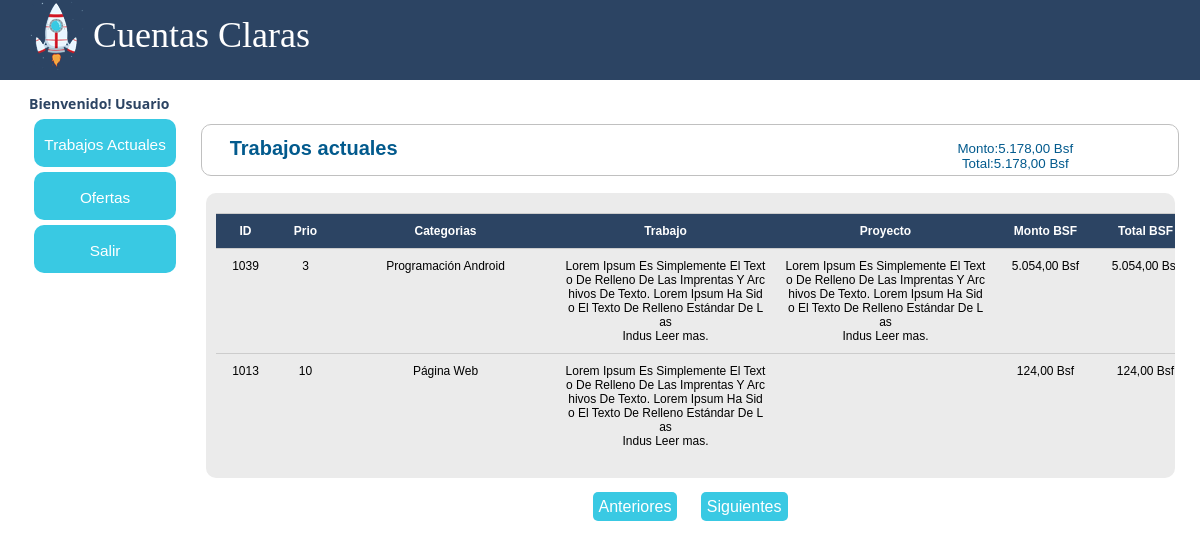
/observacion/trabajos_actuales/trabajos_actuales.php (signed in), run on the app's committed database.
### tables this page shows
CREATE TABLE IF NOT EXISTS `tb_trabajos_actuales` (
`id_trab` int(11) NOT NULL,
  `fkid_prio` int(11) NOT NULL,
  `fkid_requ` varchar(500) NOT NULL DEFAULT '',
  `proy_trab` varchar(250) NOT NULL,
  `trab_trab` varchar(1000) NOT NULL,
  `form_trab` varchar(20) NOT NULL,
  `moda_trab` varchar(20) NOT NULL,
  `obse_trab` varchar(500) NOT NULL,
  `cant_trab` int(10) NOT NULL,
  `mont_bsf_trab` int(10) NOT NULL,
  `tota_vef_trab` int(10) NOT NULL DEFAULT '0',
  `tiem_esti_trab` varchar(250) NOT NULL,
  `id_usuario` int(11) NOT NULL,
  `fkid_status` int(10) DEFAULT '2'
);

CREATE TABLE IF NOT EXISTS `tb_requerimientos` (
`id_requ` int(11) NOT NULL,
  `desc_requ` varchar(250) NOT NULL
);

### observacion/controle/vSession.php (called while the page is built, shortened)
<?php
	if (isset($_SESSION['k_username'])) {
		$nomUser = ($_SESSION['k_username']);
		}
		else{
		$valSes = '2';
		}
        ?>

### observacion/class/class.php (called while the page is built, shortened)
<?php
class Conectar
{
	public static function conecta()
	{
		$con = mysql_connect("localhost","root","webmastersixaguer");
		return $con;
		}
	}
class TrabajosActuales
{
	private $datos, $datos2,$datos3,$usuarios, $requ, $requ2, $prio1, $prio2, $suma;
	public function __construct()
	{
		$this->datos=array();
	}
	public function listarTrabajosUsuario($usuario)
	{
		$sql = "select * from tb_trabajos_actuales As A inner join tb_usuarios As B on A.id_usuario = B.id_usuario where B.id_rol = 2 and A.id_usuario = $usuario";
		$res = mysql_query($sql,Conectar::conecta());
		while($reg = mysql_fetch_assoc($res))
		{
			$this->datos[] = $reg;
		}
		return $this->datos;
	}
	public function paginadoTrabajosUsuario($inicio,$usuario)
	{
		$sql = "select * from tb_trabajos_actuales As A inner join tb_usuarios As B on A.id_usuario = B.id_usuario where B.id_rol = 2 and A.id_usuario = $usuario order by id_trab desc limit $inicio, 10";
		$res = mysql_query($sql, Conectar::conecta());
		while($reg = mysql_fetch_assoc($res))
		{
			$this->datos[] = $reg;
		}
		return $this->datos;
	}
			public function sumarCampo($id_usuario)
			{
				$sql = "select SUM(mont_bsf_trab),SUM(tota_vef_trab)  from tb_trabajos_actuales where id_usuario = $id_usuario";
				$res = mysql_query($sql,Conectar::conecta());
				while($reg = mysql_fetch_assoc($res))
				{
					$this->suma[] = $reg;
				}
				return $this->suma;
			}
	}

### observacion/trabajos_actuales/trabajos_actuales.php (the view, shortened to what this page needs)
<?php include("start.php");
	  include("../class/class.php");
	  $trabajo =  new TrabajosActuales();
	  include("../controle/vSession.php");
	  $id_usuario = $_SESSION["id_usuario"];
?>
<!DOCTYPE html PUBLIC "-//W3C//DTD XHTML 1.0 Transitional//EN" "http://www.w3.org/TR/xhtml1/DTD/xhtml1-transitional.dtd">
<html xmlns="http://www.w3.org/1999/xhtml">
<head>
<link rel="stylesheet" href="../css/style.css"/>
<link rel="stylesheet" href="../css/jquery.ui.all.css">
<link href="../css/style_menu.css" rel="stylesheet" type="text/css" />
</head>
<body class="dt-example" <?php ?>>
<div id="pantalla">
    <div id="conten">
        <div id="top">
        	<div id="logo">
            	<img src="../images/logo.png"  />
                <div id="tituloSistem">Cuentas Claras</div>
                 <div id="liDet"><span style="padding-left:5px;color: #2C4463;"><?php echo ("Bienvenido! "). ucwords ($nomUser);?></span></div>
             </div>
        <div id="fila_columna">
            <div id="columna1"><?php include("../include/menu.php")?></div>
            <div id="columna2">
    <center>
    <div id="cuerpo_general">
    	<div id="tilulos">
        <?php
		if($rol == 1)
		{
			?>
            	<div id="botenes">
                <div style="width:60px; float:left; margin:0px 20px 0px 0px; ">
                    	<center>
                            <a href="trabajos_actuales.php">
                                <img src="../images/ico-consu.png" border="0" width="30" />
                                <div>Consulta</div>
                            </a>
                        </center>
                    </div><!--Cierre boton consultar
                	<div style="width:60px; float:left; margin:0px 20px 0px 0px">Boton Añadir
                    	<center>
                            <a href="add_trabajos.php">
                                <img src="../images/ico-add.png" border="0" width="30" />
                                <div>Añadir</div>
                            </a>
                        </center>
                    </div>Cierre boton añadir-->
                </div>
                <?php
				}
				else
				{
					$suma = $trabajo->sumarCampo($_SESSION["id_usuario"]);
					for($s=0; $s <sizeof($suma); $s ++)
					{
					?>
                    <div id="suma">
                	<div style="width:200px; float:left; margin:0px 20px 0px 0px; ">
                    	<center>
                          <?php echo "Monto:".number_format($suma[$s]["SUM(mont_bsf_trab)"], 2, ',', '.')." Bsf"; ?>
                          <?php echo "Total:".number_format($suma[$s]["SUM(tota_vef_trab)"], 2, ',', '.')." Bsf"; ?>
                        </center>
                    </div>
                    </div>
					 <?php
                     }
					}
				?>
                <h2 style="padding-top:12px;">Trabajos actuales</h2>
        </div>
    	<div id="contenedor-cliente">
        <?php
		if ($rol == 1)
		{
			?>
                <div id="sub-contenedor-cliente">
                <form name="form_trab_actu" id="form_trab_actu" action="registro_cliente.php" method="post">
                <input type="hidden" name="cod_unitrab" id="cod_unitrab" />
                <div class="fila tabla titulo">
                	<div class="columna tabla corto">ID</div>
                    <div class="columna tabla corto">Prio</div>
                    <div class="columna tabla largo">Categorias</div>
                    <div class="columna tabla largo">Trabajo</div>
                    <div class="columna tabla largo">Proyecto</div>
                    <div class="columna tabla medio">Monto BSF</div>
                    <div class="columna tabla medio">Total BSF</div>
                    <div class="columna tabla medio">Usuario Asignado</div>
                    <div class="columna tabla corto">V/M</div>
                    <div class="columna tabla corto">Elim.</div>
                </div>
                 <?php
				 if(isset($_GET["posicion"]))
				 {
					 $inicio = $_GET["posicion"];
					 }
				 		else
						 {
							 $inicio=0;
							 }
				 $paginacion = $trabajo->paginadoTrabajos($inicio);
				 $row = $trabajo->listarTrabajos();
				 $ind=0;
				 for($i=0; $i<sizeof($paginacion); $i++)
                  {
                    $ind= $ind + 1;
                    ?>
                        <div class="fila tabla filaContenido">
                        <a href="javascript:void(0);" onclick="window.location='modificar_trabajos.php?codi_trab=<?php echo $row[$i]["id_trab"]?>'">
                        <div class="columna tabla corto contenido" ><?php echo $row[$i]["id_trab"] ?></div>
                        <div class="columna tabla corto contenido" ><?php echo substr(ucwords($row[$i]["fkid_prio"]),0,20);?></div>
                        <?php
						if ($row[$i]["fkid_requ"] !=0)
						{
							$requerimiento = $row[$i]["fkid_requ"];
							$respuesta=mysql_query("select * from tb_requerimientos where id_requ = $requerimiento");
							while($sel =mysql_fetch_array($respuesta))
							{
							?>
								<div class="columna tabla largo contenido" ><?php echo $sel["desc_requ"];?></div>
							<?php
							}
						}
						else
						{
							?>
								<div class="columna tabla largo contenido" >Por asignar Categoria</div>
							<?php
							}
						?>
                        <div class="columna tabla largo contenido" ><?php if (strlen($row[$i]["trab_trab"]) >= 150){echo  substr(wordwrap(ucwords($row[$i]["trab_trab"]), 150, "<br>",1),0,150)." <span class='leerMas'>Leer mas.</span>";}else{echo  substr(wordwrap(ucwords($row[$i]["trab_trab"]), 150, "<br>",1),0,150);}?></div>
                        <div class="columna tabla largo contenido" ><?php if (strlen($row[$i]["proy_trab"]) >= 150){echo  substr(wordwrap(ucwords($row[$i]["proy_trab"]), 150, "<br>",1),0,150)." <span class='leerMas'>Leer mas.</span>";}else{echo  substr(wordwrap(ucwords($row[$i]["proy_trab"]), 150, "<br>",1),0,150);}?></div>
                        <div class="columna tabla medio contenido"><?php echo number_format($row[$i]["mont_bsf_trab"], 2, ',', '.')." Bsf"?></div>
                        <div class="columna tabla medio contenido"><?php echo number_format($row[$i]["tota_vef_trab"], 2, ',', '.')." Bsf"?></div>
                        <?php
						if ($row[$i]["id_usuario"] !=0)
						{
							$id_usuario = $row[$i]["id_usuario"];
							$respuesta=mysql_query("select * from tb_usuarios as A inner join tb_trabajos_asignados as B on A.id_usuario = B.id_usuario where A.id_usuario =  $id_usuario");
							while($sel =mysql_fetch_array($respuesta))
							{
							?>
								<div class="columna tabla medio contenido" ><?php echo $sel["nomb_usuario"].' '.$sel["apel_usuario"];?></div>
							<?php
							}
						}
						else
						{
							?>
							<div class="columna tabla medio contenido" >Pendiente por Ofertar</div>
                            <?php
						}
						?>
                        <div class="columna tabla corto contenido"><img src="../images/modificar.png" style="cursor:pointer;" width="32" title="Modificar" align="center"/></div>
                        </a>
                        <div class="columna tabla corto contenido"><img src="../images/eliminar.png"   style="cursor:pointer;" title="Eliminar" width="32" align="center" onclick="eliminarTrab(<?php echo $row[$i]["id_trab"]?>)"></div>
                        </div>
                   <?php
                    }
                    ?>
                </form>
                    </div>
        	</div>
            <div id="paginacion">
						<?php
                        if($inicio==0)
                        {
                        ?><span class="paginado">Anteriores</span><?php
                            }
                            else
                            {
                             $anterior =$inicio-10;
                             ?>
                             <a href="?posicion=<?php echo $anterior ?>" title="Anteriores"  class="paginado">Anteriores</a>
                             <?php
                            }
                        ?>
                          &nbsp;&nbsp;
                        <?php
                            if(count($paginacion)>=10)
                            {
                                $proxima = $inicio+10;
                                ?>
                                <a href="?posicion=<?php echo $proxima;?>" title="Siguiente"  class="paginado">Siguientes</a>
                                <?php
                                }
                                else
                                {
                                 ?><span class="paginado">Siguientes</span>
                                    <?php
                                }
                            ?>
                    </div>
                    <?php
					exit;
				}
				else
				{
					?>
                    <div id="sub-contenedor-cliente">
                <form name="form_trab_actu" id="form_trab_actu" action="registro_cliente.php" method="post">
                <div class="fila tabla titulo">
                	<div class="columna tabla corto">ID</div>
                    <div class="columna tabla corto">Prio</div>
                    <div class="columna tabla largo">Categorias</div>
                    <div class="columna tabla largo">Trabajo</div>
                    <div class="columna tabla largo">Proyecto</div>
                    <div class="columna tabla medio">Monto BSF</div>
                    <div class="columna tabla medio">Total BSF</div>
                </div>
                 <?php
				 if(isset($_GET["posicion"]))
				 {
					 $inicio = $_GET["posicion"];
					 }
				 		else
						 {
							 $inicio=0;
							 }
				 $paginacion = $trabajo->paginadoTrabajosUsuario($inicio,$id_usuario);
				 $cons = $trabajo->listarTrabajosUsuario($id_usuario);
				 for($i=0; $i<sizeof($paginacion); $i++)
                  {
                    ?>
                        <div class="fila tabla filaContenido">
                        <a href="javascript:void(0);" onclick="window.location='modificar_trabajos.php?codi_trab=<?php echo $cons[$i]["id_trab"]?>'">
                        <div class="columna tabla corto contenido" ><?php echo $cons[$i]["id_trab"] ?></div>
                        <div class="columna tabla corto contenido" ><?php echo substr(ucwords($cons[$i]["fkid_prio"]),0,20);?></div>
                        <?php
						if ($cons[$i]["fkid_requ"] !=0)
						{
							$requerimiento = $cons[$i]["fkid_requ"];
							$respuesta=mysql_query("select * from tb_requerimientos where id_requ = $requerimiento");
							while($sel =mysql_fetch_array($respuesta))
							{
							?>
								<div class="columna tabla largo contenido" ><?php echo $sel["desc_requ"];?></div>
							<?php
							}
						}
						else
						{
							?>
								<div class="columna tabla largo contenido" >Por asignar Categoria</div>
							<?php
							}
						?>
                        <div class="columna tabla largo contenido" ><?php if (strlen($cons[$i]["trab_trab"]) >= 150){echo  substr(wordwrap(ucwords($cons[$i]["trab_trab"]), 150, "<br>",1),0,150)." <span class='leerMas'>Leer mas.</span>";}else{echo  substr(wordwrap(ucwords($cons[$i]["trab_trab"]), 150, "<br>",1),0,150);}?></div>
                        <div class="columna tabla largo contenido" ><?php if (strlen($cons[$i]["proy_trab"]) >= 150){echo  substr(wordwrap(ucwords($cons[$i]["proy_trab"]), 150, "<br>",1),0,150)." <span class='leerMas'>Leer mas.</span>";}else{echo  substr(wordwrap(ucwords($cons[$i]["proy_trab"]), 150, "<br>",1),0,150);}?></div>
                        <div class="columna tabla medio contenido"><?php echo number_format($cons[$i]["mont_bsf_trab"], 2, ',', '.')." Bsf"?></div>
                        <div class="columna tabla medio contenido"><?php echo number_format($cons[$i]["tota_vef_trab"], 2, ',', '.')." Bsf"?></div>
                        </a>
                       </div>
                   <?php
                    }
                    ?>
                </form>
                    </div>
        	</div>
            <div id="paginacion">
						<?php
                        if($inicio==0)
                        {
                        ?><span class="paginado">Anteriores</span><?php
                            }
                            else
                            {
                             $anterior =$inicio-10;
                             ?>
                             <a href="?posicion=<?php echo $anterior ?>" title="Anteriores"  class="paginado">Anteriores</a>
                             <?php
                            }
                        ?>
                        <?php
                            if(count($paginacion)>=10)
                            {
                                $proxima = $inicio+10;
                                ?>
                                <a href="?posicion=<?php echo $proxima;?>" title="Siguiente"  class="paginado">Siguientes</a>
                                <?php
                                }
                                else
                                {
                                 ?><span class="paginado">Siguientes</span>
                                    <?php
                                }
                            ?>
                    </div>
                    <?php
					}
					?>
       </div>
            </div>
        </div>
    </div>
</div>
</body>
</html>

### data on the page
tb_trabajos_actuales: id_trab "1039", fkid_prio "3", trab_trab "Lorem Ipsum Es Simplemente El Texto De Relleno De Las Imprentas Y Archivos De Texto. Lorem Ipsum Ha Sido El Texto De Relleno Estándar De Las Indus", proy_trab "Lorem Ipsum Es Simplemente El Texto De Relleno De Las Imprentas Y Archivos De Texto. Lorem Ipsum Ha Sido El Texto De Relleno Estándar De Las Indus", mont_bsf_trab "5.054,00", tota_vef_trab "5.054,00"
tb_requerimientos: desc_requ "Programación Android"
tb_trabajos_actuales: id_trab "1013", fkid_prio "10", trab_trab "Lorem Ipsum Es Simplemente El Texto De Relleno De Las Imprentas Y Archivos De Texto. Lorem Ipsum Ha Sido El Texto De Relleno Estándar De Las Indus", mont_bsf_trab "124,00", tota_vef_trab "124,00"
tb_requerimientos: desc_requ "Página Web"

### other printed values
$nomUser "Usuario"
$suma[$s]["SUM(mont_bsf_trab)"] "5.178,00"
$suma[$s]["SUM(tota_vef_trab)"] "5.178,00"
